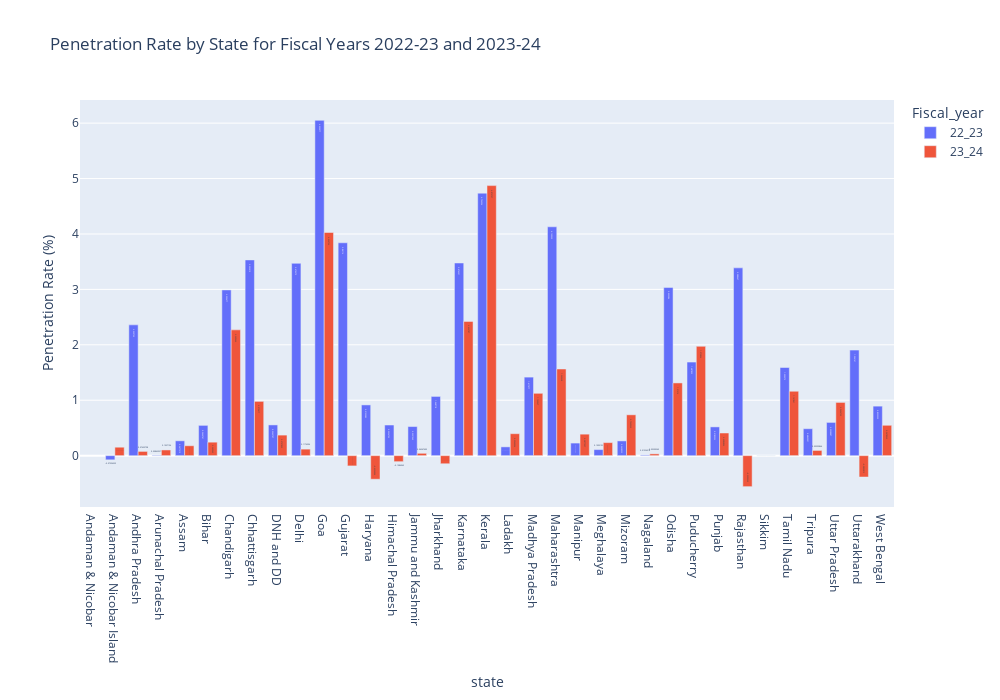

Notebook code for this chart:
### Code cell
fig = px.bar(neg_melt,x='state',y='Penetration Rate',color='Fiscal_year',barmode='group',labels={'Penetration Rate': 'Penetration Rate (%)'},
             height=700,width=1000,
             text_auto=True,title="Penetration Rate by State for Fiscal Years 2022-23 and 2023-24")

fig.show()

### Figure 1 — Plotly figure (JSON) as saved in the notebook; plotly's stock layout.template omitted (floating-point values rounded to 4 significant figures)
{"data": [{"alignmentgroup": "True", "hovertemplate": "Fiscal_year=22_23<br>state=%{x}<br>Penetration Rate (%)=%{y}<extra></extra>", "legendgroup": "22_23", "marker": {"color": "#636efa", "pattern": {"shape": ""}}, "name": "22_23", "offsetgroup": "22_23", "orientation": "v", "showlegend": true, "textposition": "auto", "texttemplate": "%{y}", "type": "bar", "x": ["Andaman & Nicobar", "Andaman & Nicobar Island", "Andhra Pradesh", "Arunachal Pradesh", "Assam", "Bihar", "Chandigarh", "Chhattisgarh", "DNH and DD", "Delhi", "Goa", "Gujarat", "Haryana", "Himachal Pradesh", "Jammu and Kashmir", "Jharkhand", "Karnataka", "Kerala", "Ladakh", "Madhya Pradesh", "Maharashtra", "Manipur", "Meghalaya", "Mizoram", "Nagaland", "Odisha", "Puducherry", "Punjab", "Rajasthan", "Sikkim", "Tamil Nadu", "Tripura", "Uttar Pradesh", "Uttarakhand", "West Bengal"], "xaxis": "x", "y": [null, -0.07535, 2.36, 0.00843, 0.2677, 0.5465, 2.991, 3.532, 0.5546, 3.47, 6.05, 3.841, 0.9155, 0.5527, 0.5251, 1.069, 3.476, 4.736, 0.1587, 1.417, 4.13, 0.227, 0.1095, 0.2659, 0.01325, 3.035, 1.688, 0.519, 3.388, 0, 1.591, 0.4863, 0.5999, 1.904, 0.8933], "yaxis": "y"}, {"alignmentgroup": "True", "hovertemplate": "Fiscal_year=23_24<br>state=%{x}<br>Penetration Rate (%)=%{y}<extra></extra>", "legendgroup": "23_24", "marker": {"color": "#EF553B", "pattern": {"shape": ""}}, "name": "23_24", "offsetgroup": "23_24", "orientation": "v", "showlegend": true, "textposition": "auto", "texttemplate": "%{y}", "type": "bar", "x": ["Andaman & Nicobar", "Andaman & Nicobar Island", "Andhra Pradesh", "Arunachal Pradesh", "Assam", "Bihar", "Chandigarh", "Chhattisgarh", "DNH and DD", "Delhi", "Goa", "Gujarat", "Haryana", "Himachal Pradesh", "Jammu and Kashmir", "Jharkhand", "Karnataka", "Kerala", "Ladakh", "Madhya Pradesh", "Maharashtra", "Manipur", "Meghalaya", "Mizoram", "Nagaland", "Odisha", "Puducherry", "Punjab", "Rajasthan", "Sikkim", "Tamil Nadu", "Tripura", "Uttar Pradesh", "Uttarakhand", "West Bengal"], "xaxis": "x", "y": [null, 0.1524, 0.07654, 0.1027, 0.1785, 0.243, 2.27, 0.9794, 0.3708, 0.1176, 4.027, -0.1853, -0.4256, -0.1084, 0.04247, -0.146, 2.423, 4.873, 0.396, 1.125, 1.564, 0.3877, 0.2356, 0.737, 0.032, 1.312, 1.973, 0.4087, -0.5593, 0, 1.162, 0.094, 0.9605, -0.3856, 0.5479], "yaxis": "y"}], "layout": {"barmode": "group", "height": 700, "legend": {"title": {"text": "Fiscal_year"}, "tracegroupgap": 0}, "title": {"text": "Penetration Rate by State for Fiscal Years 2022-23 and 2023-24"}, "width": 1000, "xaxis": {"anchor": "y", "domain": [0, 1], "title": {"text": "state"}}, "yaxis": {"anchor": "x", "domain": [0, 1], "title": {"text": "Penetration Rate (%)"}}}}
